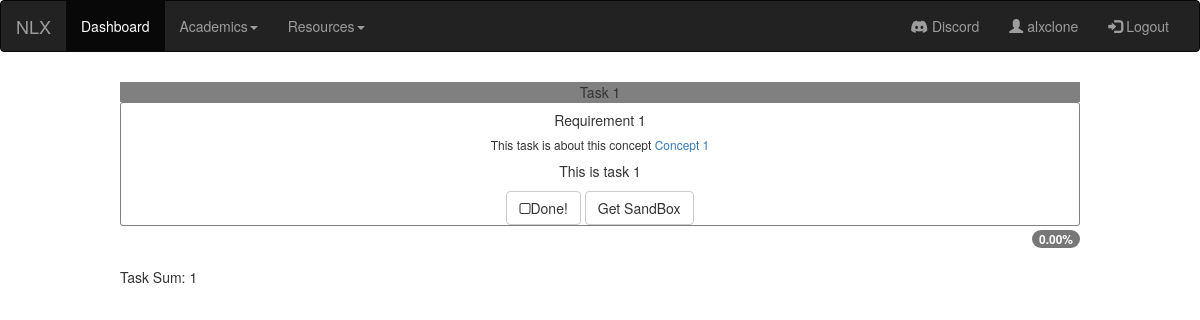
The page /tasks/1 (signed in) on the database its author committed.
### app/models.py (models this page shows, shortened)
class Tasks(models.Model):
    project = models.ForeignKey(Project, default=None, on_delete=models.PROTECT)
    task_id = models.IntegerField()
    task_name = models.CharField(max_length=100)
    task_content = models.TextField(max_length=5000)
    task_requirements = models.TextField(max_length=1000)
    concept = models.ForeignKey(Concepts, default=None, on_delete=models.PROTECT)

class Concepts(models.Model):
    id = models.IntegerField(primary_key=True, unique=True)
    cohort = models.ForeignKey(Cohort, default=None, on_delete=models.PROTECT)
    concept_title = models.CharField(max_length=100)
    concept_content = models.TextField(max_length=5000)

### app/views.py (the view)
# urls.py: path('tasks/<int:project_ID>', views.tasks, name='tasks'),
@login_required
def tasks(request, project_ID):
    s_project = Project.objects.get(project_id = project_ID)
    my_tasks = Tasks.objects.filter(project = s_project) # Fetch tasks
    number = my_tasks.count() # Number of tasks
    context = {
        'tasks': my_tasks,
        'title': 'Tasks',
    }
    return render(request, 'tasks.html', context=context)

### app/templates/tasks.html (shortened to what this page needs)
{% include 'sidepane.html' %}
{% block content %}
<div class="d-grid gap-3">
    {% for task in tasks %}
    <div class="p-2 border">
        <div class="card  text-center">
            <div class="card-header">
                {{ task.task_name }}
            </div>
            <div class="card-body">
                <h5 class="card-title">{{ task.task_requirements }}</h5>
                <h6>This task is about this concept <a href="{% url 'concept' task.concept.concept_title %}">{{task.concept.concept_title}}</a></h6>
                <p class="card-text">{{ task.task_content }}</p>
                <button href="#" class="btn btn-default but" onclick="uncheck(this)"><i class='fa fa-square-o'></i>Done!</button>
                <a href="{% url 'sandboxes' %}" class="btn btn-default but">Get SandBox</a>
            </div>
            <div class="card-footer text-muted text-right">
                <span class="badge bg-secondary">0.00%</span>
            </div>
        </div>
    </div>
    {% endfor %}
    <div class="p-2 bg-light border">Task Sum: {{tasks.count}}</div>
</div>
{% endblock %}

### app/templates/sidepane.html (shortened to what this page needs)
{% load static %}
<!DOCTYPE html>
<html lang="en">
  <head>
    {% include 'header.html' %} {% block headercontent %} {% endblock %}
  </head>
  <body>
    <nav class="navbar navbar-inverse">
      <div class="container-fluid">
        <div class="navbar-header">
          <a class="navbar-brand" href="{% url 'homepage' %}">NLX</a>
        </div>
        <div class="collapse navbar-collapse" id="myNavbar">
          <ul class="nav navbar-nav">
            <li class="active">
              <a href="{% url 'dashboard' %}">Dashboard</a>
            </li>
            <li class="dropdown">
              <a class="dropdown-toggle" data-toggle="dropdown" href="#"
                >Academics<span class="caret"></span
              ></a>
            </li>
            <li class="dropdown">
              <a class="dropdown-toggle" data-toggle="dropdown" href="#"
                >Resources<span class="caret"></span
              ></a>
            </li>
          </ul>
          <ul class="nav navbar-nav navbar-right">
            <li>
              <a href="https://discord.app"
                ><span class="fa-brands fa-discord"></span> Discord</a
              >
            </li>
            <li>
              <a href="{% url 'profile' %}"
                ><span class="glyphicon glyphicon-user"></span>
                {{request.user.username}}</a
              >
            </li>
            <li>
              <a href="{% url 'logout' %}"
                ><span class="glyphicon glyphicon-log-in"></span> Logout</a
              >
            </li>
          </ul>
        </div>
      </div>
    </nav>
  </body>
</html>

### app/templates/tasks.html (style rules this page uses)
.d-grid { padding-left: 10%; padding-right: 10%; }
.p-2 { padding-top: 1%; padding-bottom: 1%; }
.card-header { background-color: gray; }
.card-body { border-width: 1px; border-style: solid; border-color: gray; border-radius: 3px; }

### rows shown on the page
Tasks: task_name "Task 1", task_requirements "Requirement 1", concept.concept_title "Concept 1", task_content "This is task 1"

### other values the page prints
{{ request.user.username }} "alxclone"
{{ tasks.count }} "1"
